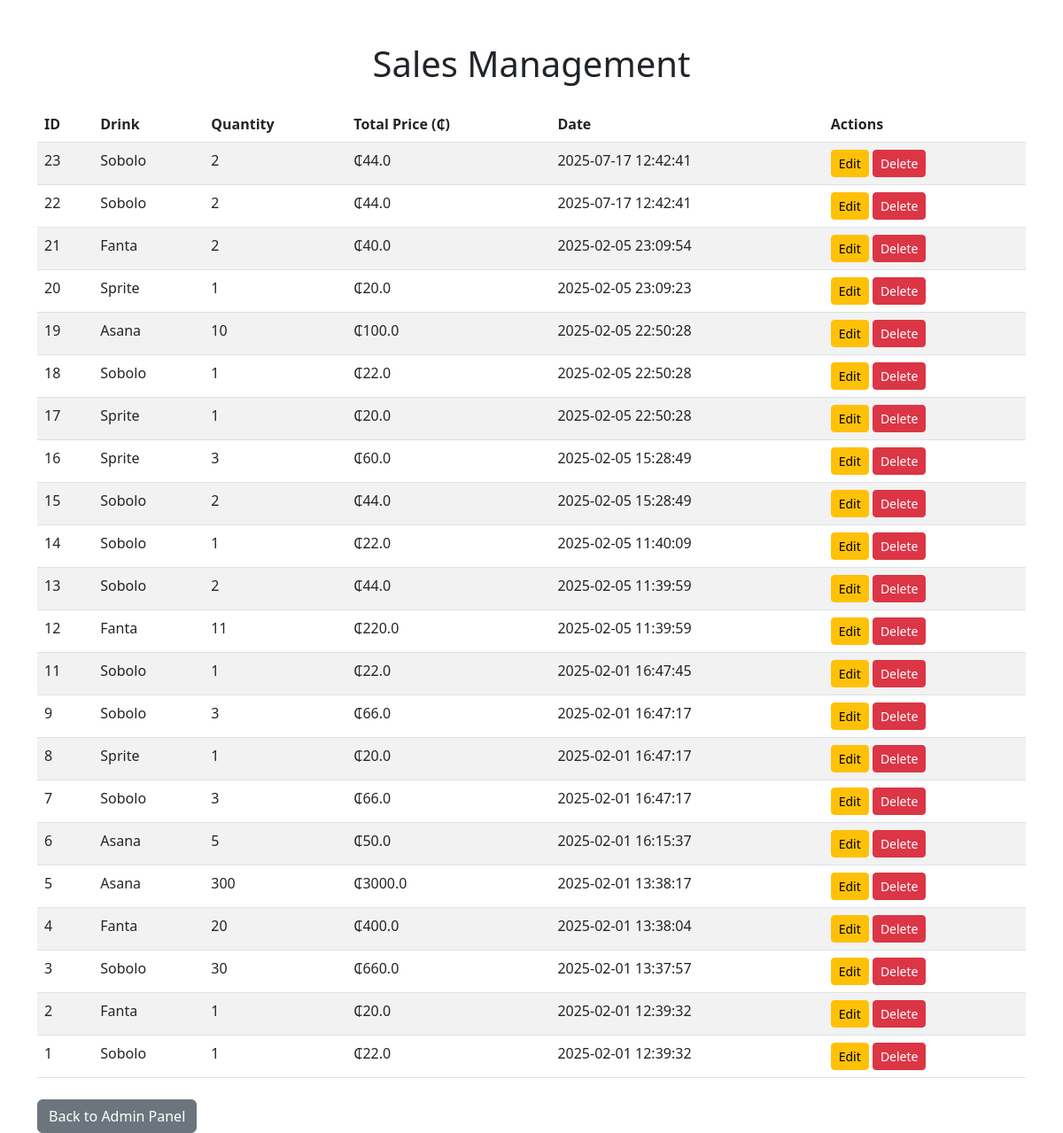
The page /sales_management on the database its author committed.
### app/models.py (models this page shows)
class Sale(db.Model):
    id = db.Column(db.Integer, primary_key=True)
    drink_id = db.Column(db.Integer, db.ForeignKey('drink.id'), nullable=False)
    drink = db.relationship('Drink', backref=db.backref('sales', lazy=True))
    quantity = db.Column(db.Integer, nullable=False)
    total_price = db.Column(db.Float, nullable=False)
    profit = db.Column(db.Float, nullable=False)
    transaction_id = db.Column(db.Integer, db.ForeignKey('transaction.id'), nullable=False)
    date = db.Column(db.DateTime, nullable=False, default=db.func.current_timestamp())

class Drink(db.Model):
    id = db.Column(db.Integer, primary_key=True)
    name = db.Column(db.String(150), unique=True, nullable=False)
    price = db.Column(db.Float, nullable=False)
    quantity = db.Column(db.Integer, nullable=False)
    cost_price = db.Column(db.Float, nullable=False)  # New cost price field

### app/routes.py (the view)
@main.route('/sales_management', methods=['GET'])
def sales_management():
    sales = Sale.query.order_by(Sale.date.desc()).all()
    return render_template('sales_management.html', title="Sales Management", sales=sales)

### app/templates/sales_management.html (shortened to what this page needs)
<!DOCTYPE html>
<html lang="en">
<head>
    <link rel="stylesheet" href="https://cdn.jsdelivr.net/npm/bootstrap@5.3.0/dist/css/bootstrap.min.css">
</head>
<body>
    <div class="container mt-5">
        <h1 class="text-center">Sales Management</h1>
        <table class="table table-striped mt-4">
            <thead>
                <tr>
                    <th>ID</th>
                    <th>Drink</th>
                    <th>Quantity</th>
                    <th>Total Price (₵)</th>
                    <th>Date</th>
                    <th>Actions</th>
                </tr>
            </thead>
            <tbody>
                {% for sale in sales %}
                <tr>
                    <td>{{ sale.id }}</td>
                    <td>{{ sale.drink.name }}</td>
                    <td>{{ sale.quantity }}</td>
                    <td>₵{{ sale.total_price }}</td>
                    <td>{{ sale.date.strftime('%Y-%m-%d %H:%M:%S') }}</td>
                    <td>
                        <a href="{{ url_for('main.edit_sale', sale_id=sale.id) }}" class="btn btn-warning btn-sm">Edit</a>
                        <form method="POST" action="{{ url_for('main.delete_sale', sale_id=sale.id) }}" style="display: inline;">
                            <button type="submit" class="btn btn-danger btn-sm" onclick="return confirm('Are you sure you want to delete this sale?')">Delete</button>
                        </form>
                    </td>
                </tr>
                {% endfor %}
            </tbody>
        </table>
        <div class="mt-4">
            <a href="{{ url_for('main.admin') }}" class="btn btn-secondary">Back to Admin Panel</a>
        </div>
    </div>
</body>
</html>

### rows shown on the page
Sale: id "23", drink.name "Sobolo", quantity "2", total_price "44.0", date "2025-07-17 12:42:41"
Sale: id "22", drink.name "Sobolo", quantity "2", total_price "44.0", date "2025-07-17 12:42:41"
Sale: id "21", drink.name "Fanta", quantity "2", total_price "40.0", date "2025-02-05 23:09:54"
Sale: id "20", drink.name "Sprite", quantity "1", total_price "20.0", date "2025-02-05 23:09:23"
Sale: id "19", drink.name "Asana", quantity "10", total_price "100.0", date "2025-02-05 22:50:28"
Sale: id "18", drink.name "Sobolo", quantity "1", total_price "22.0", date "2025-02-05 22:50:28"
Sale: id "17", drink.name "Sprite", quantity "1", total_price "20.0", date "2025-02-05 22:50:28"
Sale: id "16", drink.name "Sprite", quantity "3", total_price "60.0", date "2025-02-05 15:28:49"
Sale: id "15", drink.name "Sobolo", quantity "2", total_price "44.0", date "2025-02-05 15:28:49"
Sale: id "14", drink.name "Sobolo", quantity "1", total_price "22.0", date "2025-02-05 11:40:09"
Sale: id "13", drink.name "Sobolo", quantity "2", total_price "44.0", date "2025-02-05 11:39:59"
Sale: id "12", drink.name "Fanta", quantity "11", total_price "220.0", date "2025-02-05 11:39:59"
Sale: id "11", drink.name "Sobolo", quantity "1", total_price "22.0", date "2025-02-01 16:47:45"
Sale: id "9", drink.name "Sobolo", quantity "3", total_price "66.0", date "2025-02-01 16:47:17"
Sale: id "8", drink.name "Sprite", quantity "1", total_price "20.0", date "2025-02-01 16:47:17"
Sale: id "7", drink.name "Sobolo", quantity "3", total_price "66.0", date "2025-02-01 16:47:17"
Sale: id "6", drink.name "Asana", quantity "5", total_price "50.0", date "2025-02-01 16:15:37"
Sale: id "5", drink.name "Asana", quantity "300", total_price "3000.0", date "2025-02-01 13:38:17"
Sale: id "4", drink.name "Fanta", quantity "20", total_price "400.0", date "2025-02-01 13:38:04"
Sale: id "3", drink.name "Sobolo", quantity "30", total_price "660.0", date "2025-02-01 13:37:57"
Sale: id "2", drink.name "Fanta", quantity "1", total_price "20.0", date "2025-02-01 12:39:32"
Sale: id "1", drink.name "Sobolo", quantity "1", total_price "22.0", date "2025-02-01 12:39:32"
